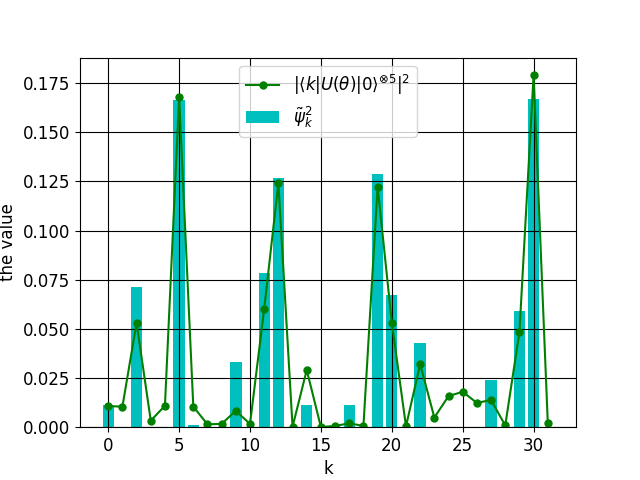
#> input picture aae/figure/1.png, 640 x 480 px, given in place of 0.png, which was not available
$ python combine_figures.py
#> lines starting #> are read from the running program, lines starting #| are printed output that depends on the picture; pictures that were not available may be replaced by others from this repository, and a replacement may not be noted
from PIL import Image
import svd.constant as const


def get_concat_h(im1, im2):
    dst = Image.new('RGB', (im1.width + im2.width, im1.height))
    dst.paste(im1, (0, 0))
    dst.paste(im2, (im1.width, 0))
    return dst


def get_concat_v(im1, im2):
    dst = Image.new('RGB', (im1.width, im1.height + im2.height))
    dst.paste(im1, (0, 0))
    dst.paste(im2, (0, im1.height))
    return dst


def fig_row(i):
#> called with i = 0
    im1 = Image.open('{}/{}.png'.format(const.FINAL_FIGURE_PATH, i))
#> im1 is the input picture: PIL image 640x480 RGBA; mean R, G, B, A 224.6, 239.2, 236.2, 255
    im2 = Image.open('{}/{}.png'.format(const.FINAL_FIGURE_PATH, 100 + i))
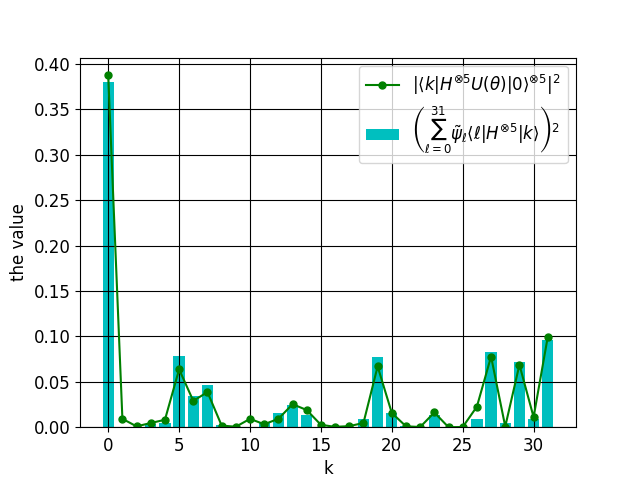
#> input picture aae/figure/100.png, 640 x 480 px, found by its file name
#> im2 is the input picture: PIL image 640x480 RGBA; mean R, G, B, A 235.2, 242, 240.5, 255
    im3 = Image.open('{}/cost_{}.png'.format(const.FINAL_FIGURE_PATH, i))
    return get_concat_h(get_concat_h(im1, im2), im3)
#> in get_concat_h, `dst = Image.new('RGB', (im1.width + im2.width, im1.height))`: dst: PIL image 1280x480 RGB; every value is 0
#> in get_concat_h, `dst.paste(im1, (0, 0))`:
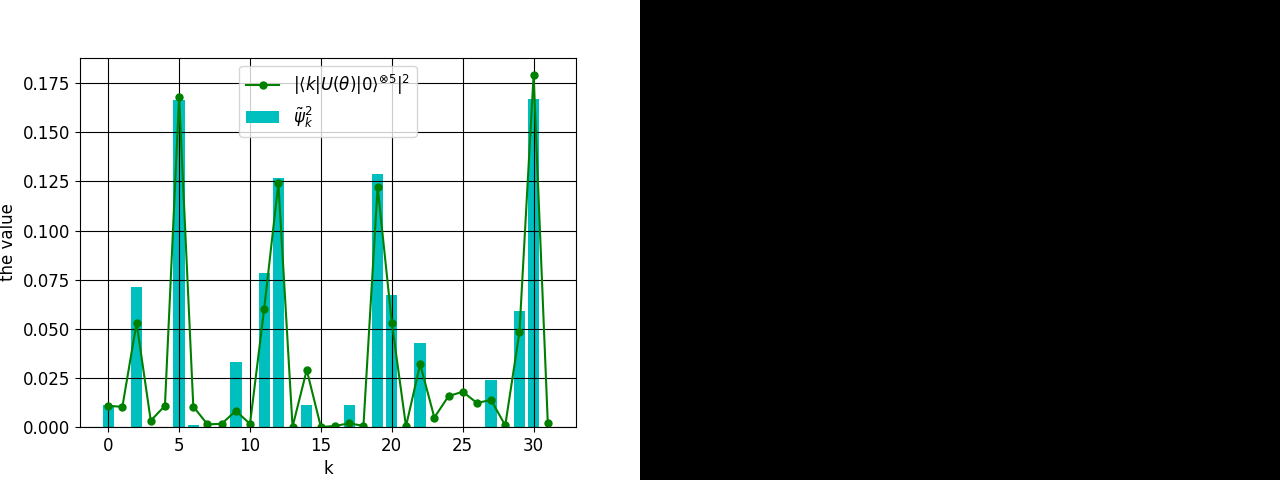
#> dst: PIL image 1280x480 RGB; mean R, G, B 112.3, 119.6, 118.1
#> in get_concat_h, `dst.paste(im2, (im1.width, 0))`:
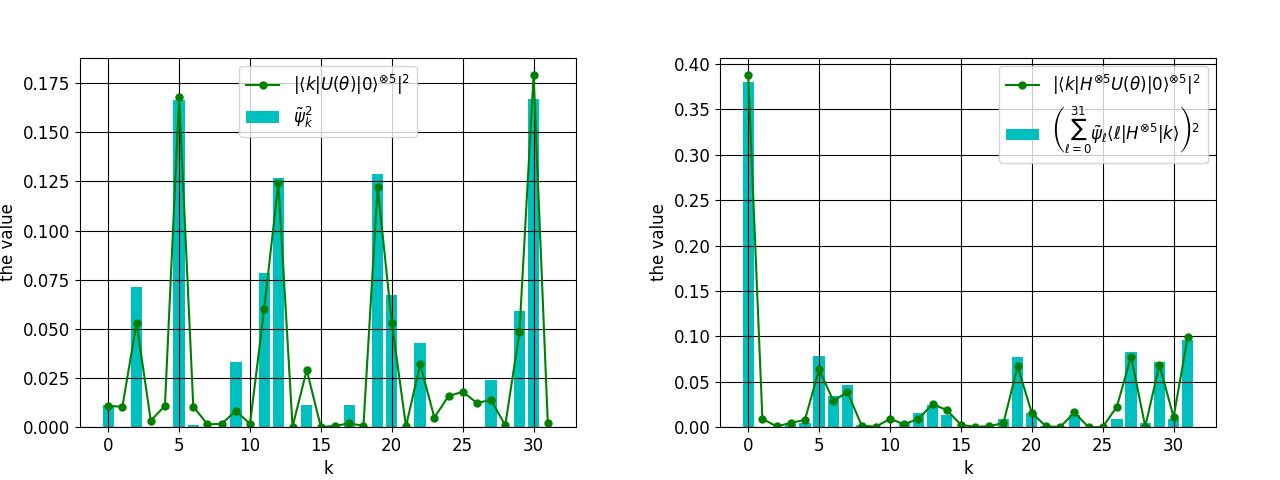
#> dst: PIL image 1280x480 RGB; mean R, G, B 229.9, 240.6, 238.3
#> in get_concat_h (call 2), `dst = Image.new('RGB', (im1.width + im2.width, im1.height))`: dst: PIL image 1920x480 RGB; every value is 0
#> in get_concat_h (call 2), `dst.paste(im1, (0, 0))`:
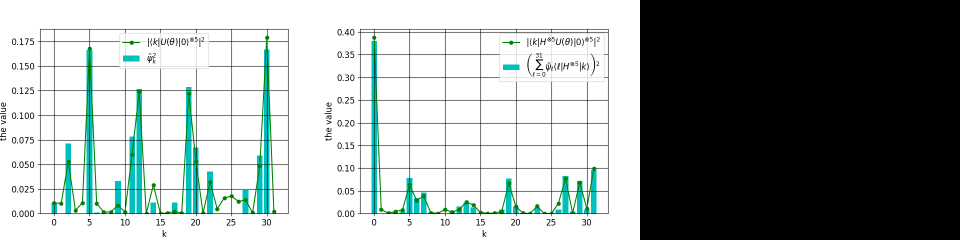
#> dst: PIL image 1920x480 RGB (shown at 1/2 size); mean R, G, B 153.3, 160.4, 158.9
#> in get_concat_h (call 2), `dst.paste(im2, (im1.width, 0))`:
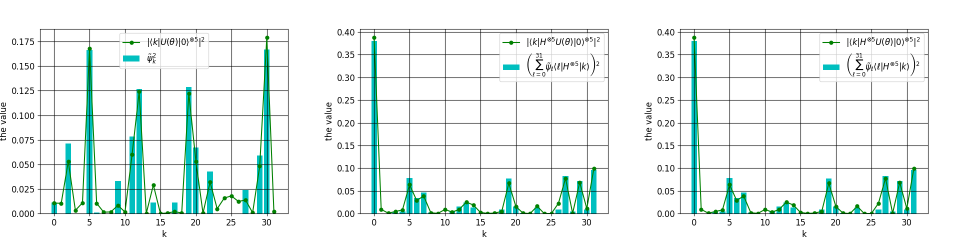
#> dst: PIL image 1920x480 RGB (shown at 1/2 size); mean R, G, B 231.7, 241.1, 239.1


if __name__ == '__main__':
    images = []
    for i in range(0, 4):
#> (the run stopped early here; a loop or call above may not have finished)
